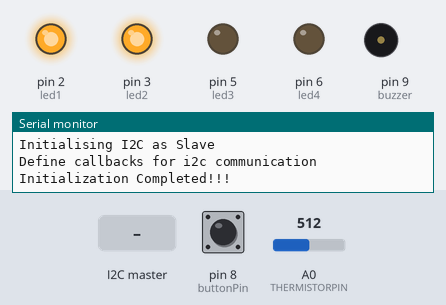
Bench run of a sketch on a simulated Arduino Leonardo, built with avr-gcc and run on an emulated ATmega32U4. On the bench: output pins drawn as LEDs (lit = HIGH), buzzer (waves = sounding, pin HIGH), the last lines printed to the serial monitor. Inputs (shaded band) come from the test bench; at power-on: pin 8 (buttonPin) LOW, A0 (THERMISTORPIN) = 512.

Above: at 1.2 s.
1.3 s: pin 8 (buttonPin) pulled HIGH for 0.15 s
At 2.6 s:
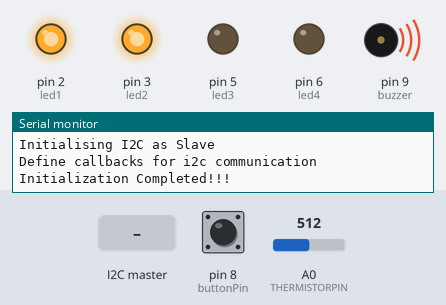
4.4 s: the I2C master sends the byte 1
5.9 s: the I2C master sends the byte 2
At 6.9 s:
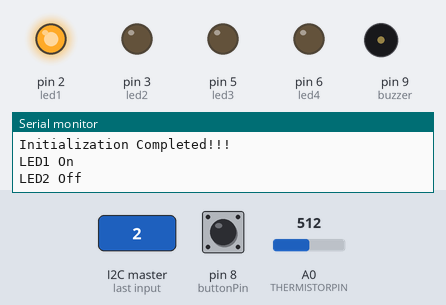
7.4 s: pin 8 (buttonPin) pulled HIGH for 1 s
At 8.6 s:
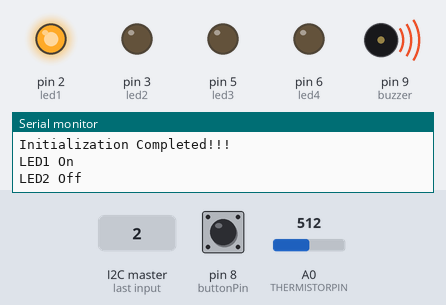
11.1 s: pin 8 (buttonPin) pulled HIGH for 3.2 s
At 16.7 s:
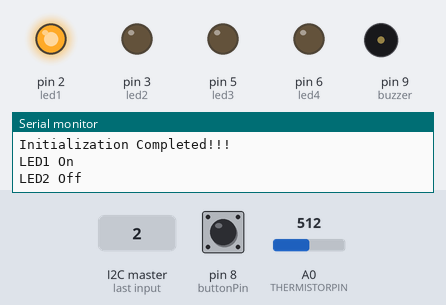
Timing chart, 0 to 18.0 s (numbered marks = the images above; inputs shaded):
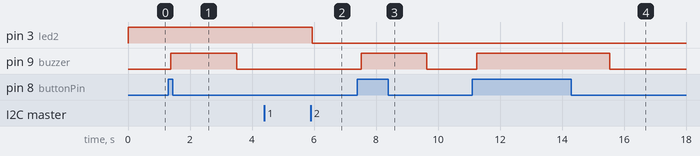

Measured:
- after the input at 1.3 s, pin 9 (buzzer): LOW → HIGH after 0.09 s, → LOW 2.1 s later
- after the input at 5.9 s, pin 3 (led2): HIGH → LOW at once
- after the input at 7.4 s, pin 9 (buzzer): LOW → HIGH after 0.12 s, → LOW 2.1 s later
- after the input at 11.1 s, pin 9 (buzzer): LOW → HIGH after 0.15 s, → LOW 4.3 s later

The sketch:

Temp_Relay_I2C.ino
```cpp
#include <Wire.h>

#define SLAVE_ADDRESS 0x04
#define THERMISTORPIN A0
// resistance at 25 degrees C
#define THERMISTORNOMINAL 10000
// temp. for nominal resistance (almost always 25 C)
#define TEMPERATURENOMINAL 25
// how many samples to take and average, more takes longer
// but is more 'smooth'
#define NUMSAMPLES 25
// The beta coefficient of the thermistor (usually 3000-4000)
#define BCOEFFICIENT 3950
// the value of the 'other' resistor
#define SERIESRESISTOR 10000

const int led1 = 2;
const int led2 = 3;
const int led3 = 5;
const int led4 = 6;
const int buzzer = 9;
const int buttonPin = 8;     // the number of the pushbutton pin

// variables will change:
int buttonState = 0;         // variable for reading the pushbutton status
int number = 0;
int state = 0;
int samples[NUMSAMPLES];
String readString;
double temp;

void setup() {
  // Open serial communications and wait for port to open:
  Serial.begin(9600);
   while (!Serial) {
    ; // wait for serial port to connect. Needed for Leonardo only
  }

  Serial.println("Initialising GPIO's as Outputs");
  //Initialising GPIO's.
  pinMode(led1, OUTPUT);
  pinMode(led2, OUTPUT);
  pinMode(led3, OUTPUT);
  pinMode(led4, OUTPUT);
  pinMode(buzzer, OUTPUT);
  // initialize the pushbutton pin as an input:
  pinMode(buttonPin, INPUT);

  Serial.println("Initialising I2C as Slave");
 // initialize i2c as slave
  Wire.begin(SLAVE_ADDRESS);
  Serial.println("Define callbacks for i2c communication");
 // define callbacks for i2c communication
  Wire.onReceive(receiveData);
  Wire.onRequest(sendData);
  Serial.println("Initialization Completed!!!");
}

void loop() {
  delay(100);
  temp = GetTemp();
//  Serial.println(temp);
// read the state of the pushbutton value:
  buttonState = digitalRead(buttonPin);
  // check if the pushbutton is pressed.
  // if it is, the buttonState is HIGH:
  if (buttonState == HIGH) {
    delay(50);
    digitalWrite(buzzer, HIGH);      // turn buzzer on:
    delay(2000);
  }
  else {
    digitalWrite(buzzer, LOW);     // turn buzzer off:
  }
}

// callback for received data
void receiveData(int byteCount){

 while(Wire.available()) {

  number = Wire.read();
  uint8_t i;
  float average;

  // take N samples in a row, with a slight delay
  for (i=0; i< NUMSAMPLES; i++) {
   samples[i] = analogRead(THERMISTORPIN);
   delay(10);
  }

  // average all the samples out
  average = 0;
  for (i=0; i< NUMSAMPLES; i++) {
     average += samples[i];
  }
  average /= NUMSAMPLES;

//  Serial.print("Average analog reading ");
//  Serial.println(average);

  // convert the value to resistance
  average = 1023 / average - 1;
  average = SERIESRESISTOR / average;
//-------------------------------------------
// To display on Serial monitor
//  Serial.print("Thermistor resistance ");
//  Serial.println(average);

// Read about the Steinhart–Hart equation
// http://en.wikipedia.org/wiki/Steinhart%E2%80%93Hart_equation

  float steinhart;
  steinhart = average / THERMISTORNOMINAL;     // (R/Ro)
  steinhart = log(steinhart);                  // ln(R/Ro)
  steinhart /= BCOEFFICIENT;                   // 1/B * ln(R/Ro)
  steinhart += 1.0 / (TEMPERATURENOMINAL + 273.15); // + (1/To)
  steinhart = 1.0 / steinhart;                 // Invert
  steinhart -= 273.15;                         // convert to C


  if (number == 1){
   if (state == 0){
    digitalWrite(led1, HIGH); // set the LED on
    Serial.println("LED1 On");
    state = 1;
   } else{
    digitalWrite(led1, LOW); // set the LED off
    Serial.println("LED1 Off");
    state = 0;
   }
  }
  if (number == 2){
   if (state == 0){
    digitalWrite(led2, HIGH); // set the LED on
    Serial.println("LED2 On");
    state = 1;
   } else{
    digitalWrite(led2, LOW); // set the LED off
    Serial.println("LED2 Off");
    state = 0;
   }
  }
   if (number == 3){
   if (state == 0){
    digitalWrite(led3, HIGH); // set the LED on
    Serial.println("LED3 On");
    state = 1;
   }
   else{
    digitalWrite(led3, LOW); // set the LED off
    Serial.println("LED3 Off");
    state = 0;
   }
  }
  if (number == 4){
    if (state == 0){
      digitalWrite(led4, HIGH); // set the LED on
      Serial.println("LED4 On");
      state = 1;
    }
    else{
      digitalWrite(led4, LOW); // set the LED off
      Serial.println("LED4 Off");
       state = 0;
    }
  }
   if (number == 5){
   if (state == 0){
    digitalWrite(led1, HIGH); // set the LED on
    digitalWrite(led2, HIGH);
    digitalWrite(led3, HIGH);
    digitalWrite(led4, HIGH);
    Serial.println("All LED's On");
    state = 1;
   } else{
     digitalWrite(led1, LOW);
     digitalWrite(led2, LOW);
     digitalWrite(led3, LOW);
     digitalWrite(led4, LOW);
     Serial.println("All LED's Off");
     state = 0;
   }
  }

  if(number == 6) {
    number = (float)temp;
    //Serial.println(number);
  }
  if(number == 7) {
  Serial.print("Temp : ");
  Serial.print(steinhart);
  Serial.println("\176C");
  number = (float)steinhart;
  }
 }
}


// callback for sending data
void sendData(){
 Wire.write(number);
}

// Get the internal temperature of the arduino
double GetTemp(void)
{
 unsigned int wADC;
 double t;
 ADMUX = (_BV(REFS1) | _BV(REFS0) | _BV(MUX3));
 ADCSRA |= _BV(ADEN); // enable the ADC
 delay(20); // wait for voltages to become stable.
 ADCSRA |= _BV(ADSC); // Start the ADC
 while (bit_is_set(ADCSRA,ADSC));
 wADC = ADCW;
// t = ADCW;
// Serial.println(wADC);
 t = ((wADC - 324.31 ) / 1.22 );
 //t = int(t);
 //t =  (5.0 / 9.)*(t - 32.0);//farheinheit to celcius
 //Serial.println(t);
 return (t);
}
```
